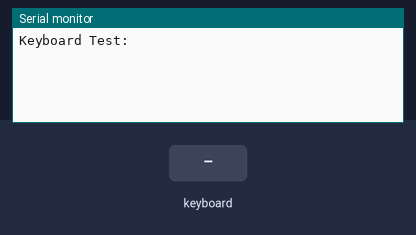
Recording of a sketch running on a simulated Arduino Uno, built with avr-gcc and run on an emulated ATmega328P. On the bench: the last lines printed to the serial monitor. Inputs (shaded band) come from the test bench.

Above: at 2.2 s.
2.3 s: PS/2 keyboard text "1" received
At 3.4 s:
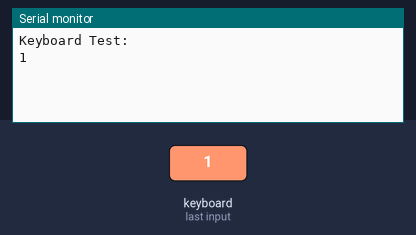
3.8 s: PS/2 keyboard text "a" received
At 4.5 s:
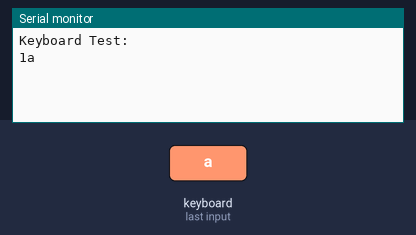

The sketch:

serega.ino
```cpp
#include <PS2Keyboard.h>

/*  PS2Keyboard library example

  PS2Keyboard now requries both pins specified for begin()
  keyboard.begin(data_pin, irq_pin);

  Valid irq pins:
     Arduino Uno:  2, 3
     Arduino Due:  All pins, except 13 (LED)
     Arduino Mega: 2, 3, 18, 19, 20, 21
     Teensy 2.0:   All pins, except 13 (LED)
     Teensy 2.0:   5, 6, 7, 8
     Teensy 1.0:   0, 1, 2, 3, 4, 6, 7, 16
     Teensy++ 2.0: 0, 1, 2, 3, 18, 19, 36, 37
     Teensy++ 1.0: 0, 1, 2, 3, 18, 19, 36, 37
     Sanguino:     2, 10, 11

  for more information you can read the original wiki in arduino.cc
  at http://www.arduino.cc/playground/Main/PS2Keyboard
  or http://www.pjrc.com/teensy/td_libs_PS2Keyboard.html

  Like the Original library and example this is under LGPL license.

  Modified by Cuninganreset@gmail.com on 2010-03-22
  Modified by Paul Stoffregen <paul@pjrc.com> June 2010
*/

#include <PS2Keyboard.h>

const int DataPin = 2;
const int IRQpin =  3;

PS2Keyboard keyboard;

void setup() {
  delay(1000);
  keyboard.begin(DataPin, IRQpin);
  Serial.begin(9600);
  Serial.println("Keyboard Test:");
}

void loop() {
  if (keyboard.available()) {

    // read the next key
    char c = keyboard.read();

    // check for some of the special keys
    if (c == PS2_ENTER) {
      Serial.println();
    } else if (c == PS2_TAB) {
      Serial.print("[Tab]");

    } else {

      // otherwise, just print all normal characters
      Serial.print(c);
    }
  }
}
```

Measured:
- after the input at 2.3 s, the serial monitor: prints a new line at once (image 1)
- after the input at 3.8 s, the serial monitor: prints a new line at once (image 2)
